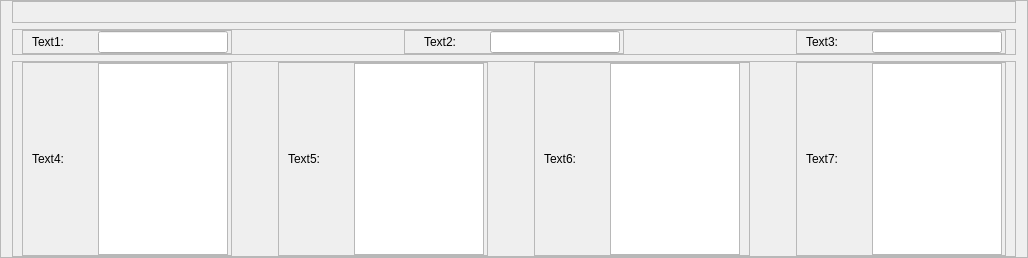
               <widget class="QFrame" name="frame_4">
                <property name="frameShape">
                 <enum>QFrame::StyledPanel</enum>
                </property>
                <property name="frameShadow">
                 <enum>QFrame::Raised</enum>
                </property>
                <layout class="QVBoxLayout" name="verticalLayout_5">
                 <property name="topMargin">
                  <number>0</number>
                 </property>
                 <property name="bottomMargin">
                  <number>0</number>
                 </property>
                 <item>
                  <widget class="QFrame" name="frame_6">
                   <property name="frameShape">
                    <enum>QFrame::StyledPanel</enum>
                   </property>
                   <property name="frameShadow">
                    <enum>QFrame::Raised</enum>
                   </property>
                   <layout class="QHBoxLayout" name="horizontalLayout_18">
                    <property name="topMargin">
                     <number>0</number>
                    </property>
                    <property name="bottomMargin">
                     <number>0</number>
                    </property>
                    <item>
                     <spacer name="horizontalSpacer_6">
                      <property name="orientation">
                       <enum>Qt::Horizontal</enum>
                      </property>
                      <property name="sizeHint" stdset="0">
                       <size>
                        <width>40</width>
                        <height>20</height>
                       </size>
                      </property>
                     </spacer>
                    </item>
                   </layout>
                  </widget>
                 </item>
                 <item>
                  <widget class="QFrame" name="frame_5">
                   <property name="frameShape">
                    <enum>QFrame::StyledPanel</enum>
                   </property>
                   <property name="frameShadow">
                    <enum>QFrame::Raised</enum>
                   </property>
                   <layout class="QHBoxLayout" name="horizontalLayout_16">
                    <property name="topMargin">
                     <number>0</number>
                    </property>
                    <property name="bottomMargin">
                     <number>0</number>
                    </property>
                    <item>
                     <widget class="QFrame" name="frmState_2">
                      <property name="maximumSize">
                       <size>
                        <width>210</width>
                        <height>16777215</height>
                       </size>
                      </property>
                      <property name="frameShape">
                       <enum>QFrame::StyledPanel</enum>
                      </property>
                      <property name="frameShadow">
                       <enum>QFrame::Raised</enum>
                      </property>
                      <layout class="QHBoxLayout" name="horizontalLayout_15">
                       <property name="topMargin">
                        <number>0</number>
                       </property>
                       <property name="bottomMargin">
                        <number>0</number>
                       </property>
                       <item>
                        <widget class="QLabel" name="lblState_4">
                         <property name="minimumSize">
                          <size>
                           <width>60</width>
                           <height>0</height>
                          </size>
                         </property>
                         <property name="maximumSize">
                          <size>
                           <width>60</width>
                           <height>16777215</height>
                          </size>
                         </property>
                         <property name="text">
                          <string>Text1:</string>
                         </property>
                        </widget>
                       </item>
                       <item>
                        <widget class="QLineEdit" name="txtText1">
                         <property name="minimumSize">
                          <size>
                           <width>130</width>
                           <height>0</height>
                          </size>
                         </property>
                         <property name="maximumSize">
                          <size>
                           <width>130</width>
                           <height>16777215</height>
                          </size>
                         </property>
                        </widget>
                       </item>
                      </layout>
                     </widget>
                    </item>
                    <item>
                     <spacer name="horizontalSpacer_5">
                      <property name="orientation">
                       <enum>Qt::Horizontal</enum>
                      </property>
                      <property name="sizeHint" stdset="0">
                       <size>
                        <width>40</width>
                        <height>20</height>
                       </size>
                      </property>
                     </spacer>
                    </item>
                    <item>
                     <widget class="QFrame" name="frmState_4">
                      <property name="maximumSize">
                       <size>
                        <width>220</width>
                        <height>16777215</height>
                       </size>
                      </property>
                      <property name="frameShape">
                       <enum>QFrame::StyledPanel</enum>
                      </property>
                      <property name="frameShadow">
                       <enum>QFrame::Raised</enum>
                      </property>
                      <layout class="QHBoxLayout" name="horizontalLayout_21">
                       <property name="leftMargin">
                        <number>19</number>
                       </property>
                       <property name="topMargin">
                        <number>0</number>
                       </property>
                       <property name="bottomMargin">
                        <number>0</number>
                       </property>
                       <item>
                        <widget class="QLabel" name="lblState_6">
                         <property name="minimumSize">
                          <size>
                           <width>60</width>
                           <height>0</height>
                          </size>
                         </property>
                         <property name="maximumSize">
                          <size>
                           <width>60</width>
                           <height>16777215</height>
                          </size>
                         </property>
                         <property name="text">
                          <string>Text2:</string>
                         </property>
                        </widget>
                       </item>
                       <item>
                        <widget class="QLineEdit" name="txtText2">
                         <property name="minimumSize">
                          <size>
                           <width>130</width>
                           <height>0</height>
                          </size>
                         </property>
                         <property name="maximumSize">
                          <size>
                           <width>130</width>
                           <height>16777215</height>
                          </size>
                         </property>
                        </widget>
                       </item>
                      </layout>
                     </widget>
                    </item>
                    <item>
                     <spacer name="horizontalSpacer_8">
                      <property name="orientation">
                       <enum>Qt::Horizontal</enum>
                      </property>
                      <property name="sizeHint" stdset="0">
                       <size>
                        <width>40</width>
                        <height>20</height>
                       </size>
                      </property>
                     </spacer>
                    </item>
                    <item>
                     <widget class="QFrame" name="frmState_5">
                      <property name="maximumSize">
                       <size>
                        <width>210</width>
                        <height>16777215</height>
                       </size>
                      </property>
                      <property name="frameShape">
                       <enum>QFrame::StyledPanel</enum>
                      </property>
                      <property name="frameShadow">
                       <enum>QFrame::Raised</enum>
                      </property>
                      <layout class="QHBoxLayout" name="horizontalLayout_20">
                       <property name="topMargin">
                        <number>0</number>
                       </property>
                       <property name="bottomMargin">
                        <number>0</number>
                       </property>
                       <item>
                        <widget class="QLabel" name="lblState_7">
                         <property name="minimumSize">
                          <size>
                           <width>60</width>
                           <height>0</height>
                          </size>
                         </property>
                         <property name="maximumSize">
                          <size>
                           <width>60</width>
                           <height>16777215</height>
                          </size>
                         </property>
                         <property name="text">
                          <string>Text3:</string>
                         </property>
                        </widget>
                       </item>
                       <item>
                        <widget class="QLineEdit" name="txtText3">
                         <property name="minimumSize">
                          <size>
                           <width>130</width>
                           <height>0</height>
                          </size>
                         </property>
                         <property name="maximumSize">
                          <size>
                           <width>130</width>
                           <height>16777215</height>
                          </size>
                         </property>
                        </widget>
                       </item>
                      </layout>
                     </widget>
                    </item>
                   </layout>
                  </widget>
                 </item>
                 <item>
                  <widget class="QFrame" name="frame_7">
                   <property name="frameShape">
                    <enum>QFrame::StyledPanel</enum>
                   </property>
                   <property name="frameShadow">
                    <enum>QFrame::Raised</enum>
                   </property>
                   <layout class="QHBoxLayout" name="horizontalLayout_19">
                    <property name="topMargin">
                     <number>0</number>
                    </property>
                    <property name="bottomMargin">
                     <number>0</number>
                    </property>
                    <item>
                     <widget class="QFrame" name="frmState_3">
                      <property name="maximumSize">
                       <size>
                        <width>210</width>
                        <height>16777215</height>
                       </size>
                      </property>
                      <property name="frameShape">
                       <enum>QFrame::StyledPanel</enum>
                      </property>
                      <property name="frameShadow">
                       <enum>QFrame::Raised</enum>
                      </property>
                      <layout class="QHBoxLayout" name="horizontalLayout_17">
                       <property name="topMargin">
                        <number>0</number>
                       </property>
                       <property name="bottomMargin">
                        <number>0</number>
                       </property>
                       <item>
                        <widget class="QLabel" name="lblState_5">
                         <property name="minimumSize">
                          <size>
                           <width>60</width>
                           <height>0</height>
                          </size>
                         </property>
                         <property name="maximumSize">
                          <size>
                           <width>60</width>
                           <height>16777215</height>
                          </size>
                         </property>
                         <property name="text">
                          <string>Text4:</string>
                         </property>
                        </widget>
                       </item>
                       <item>
                        <widget class="QTextEdit" name="txtText4">
                         <property name="minimumSize">
                          <size>
                           <width>130</width>
                           <height>0</height>
                          </size>
                         </property>
                         <property name="maximumSize">
                          <size>
                           <width>130</width>
                           <height>16777215</height>
                          </size>
                         </property>
                        </widget>
                       </item>
                      </layout>
                     </widget>
                    </item>
                    <item>
                     <spacer name="horizontalSpacer_9">
                      <property name="orientation">
                       <enum>Qt::Horizontal</enum>
                      </property>
                      <property name="sizeHint" stdset="0">
                       <size>
                        <width>40</width>
                        <height>20</height>
                       </size>
                      </property>
                     </spacer>
                    </item>
                    <item>
                     <widget class="QFrame" name="frmState_6">
                      <property name="maximumSize">
                       <size>
                        <width>210</width>
                        <height>16777215</height>
                       </size>
                      </property>
                      <property name="frameShape">
                       <enum>QFrame::StyledPanel</enum>
                      </property>
                      <property name="frameShadow">
                       <enum>QFrame::Raised</enum>
                      </property>
                      <layout class="QHBoxLayout" name="horizontalLayout_22">
                       <property name="leftMargin">
                        <number>9</number>
                       </property>
                       <property name="topMargin">
                        <number>0</number>
                       </property>
                       <property name="rightMargin">
                        <number>9</number>
                       </property>
                       <property name="bottomMargin">
                        <number>0</number>
                       </property>
                       <item>
                        <widget class="QLabel" name="lblState_8">
                         <property name="minimumSize">
                          <size>
                           <width>60</width>
                           <height>0</height>
                          </size>
                         </property>
                         <property name="maximumSize">
                          <size>
                           <width>60</width>
                           <height>16777215</height>
                          </size>
                         </property>
                         <property name="text">
                          <string>Text5:</string>
                         </property>
                        </widget>
                       </item>
                       <item>
                        <widget class="QTextEdit" name="txtText5">
                         <property name="minimumSize">
                          <size>
                           <width>130</width>
                           <height>0</height>
                          </size>
                         </property>
                         <property name="maximumSize">
                          <size>
                           <width>130</width>
                           <height>16777215</height>
                          </size>
                         </property>
                        </widget>
                       </item>
                      </layout>
                     </widget>
                    </item>
                    <item>
                     <spacer name="horizontalSpacer_12">
                      <property name="orientation">
                       <enum>Qt::Horizontal</enum>
                      </property>
                      <property name="sizeHint" stdset="0">
                       <size>
                        <width>40</width>
                        <height>20</height>
                       </size>
                      </property>
                     </spacer>
                    </item>
                    <item>
                     <widget class="QFrame" name="frmState_9">
                      <property name="maximumSize">
                       <size>
                        <width>220</width>
                        <height>16777215</height>
                       </size>
                      </property>
                      <property name="frameShape">
                       <enum>QFrame::StyledPanel</enum>
                      </property>
                      <property name="frameShadow">
                       <enum>QFrame::Raised</enum>
                      </property>
                      <layout class="QHBoxLayout" name="horizontalLayout_27">
                       <property name="topMargin">
                        <number>0</number>
                       </property>
                       <property name="bottomMargin">
                        <number>0</number>
                       </property>
                       <item>
                        <widget class="QLabel" name="lblState_11">
                         <property name="minimumSize">
                          <size>
                           <width>60</width>
                           <height>0</height>
                          </size>
                         </property>
                         <property name="maximumSize">
                          <size>
                           <width>60</width>
                           <height>16777215</height>
                          </size>
                         </property>
                         <property name="text">
                          <string>Text6:</string>
                         </property>
                        </widget>
                       </item>
                       <item>
                        <widget class="QTextEdit" name="txtText6">
                         <property name="minimumSize">
                          <size>
                           <width>130</width>
                           <height>0</height>
                          </size>
                         </property>
                         <property name="maximumSize">
                          <size>
                           <width>130</width>
                           <height>16777215</height>
                          </size>
                         </property>
                        </widget>
                       </item>
                      </layout>
                     </widget>
                    </item>
                    <item>
                     <spacer name="horizontalSpacer_13">
                      <property name="orientation">
                       <enum>Qt::Horizontal</enum>
                      </property>
                      <property name="sizeHint" stdset="0">
                       <size>
                        <width>40</width>
                        <height>20</height>
                       </size>
                      </property>
                     </spacer>
                    </item>
                    <item>
                     <widget class="QFrame" name="frmState_7">
                      <property name="maximumSize">
                       <size>
                        <width>210</width>
                        <height>16777215</height>
                       </size>
                      </property>
                      <property name="frameShape">
                       <enum>QFrame::StyledPanel</enum>
                      </property>
                      <property name="frameShadow">
                       <enum>QFrame::Raised</enum>
                      </property>
                      <layout class="QHBoxLayout" name="horizontalLayout_24">
                       <property name="topMargin">
                        <number>0</number>
                       </property>
                       <property name="bottomMargin">
                        <number>0</number>
                       </property>
                       <item>
                        <widget class="QLabel" name="lblState_9">
                         <property name="minimumSize">
                          <size>
                           <width>60</width>
                           <height>0</height>
                          </size>
                         </property>
                         <property name="maximumSize">
                          <size>
                           <width>60</width>
                           <height>16777215</height>
                          </size>
                         </property>
                         <property name="text">
                          <string>Text7:</string>
                         </property>
                        </widget>
                       </item>
                       <item>
                        <widget class="QTextEdit" name="txtText8_2">
                         <property name="minimumSize">
                          <size>
                           <width>130</width>
                           <height>0</height>
                          </size>
                         </property>
                         <property name="maximumSize">
                          <size>
                           <width>130</width>
                           <height>16777215</height>
                          </size>
                         </property>
                        </widget>
                       </item>
                      </layout>
                     </widget>
                    </item>
                   </layout>
                  </widget>
                 </item>
                </layout>
               </widget>
